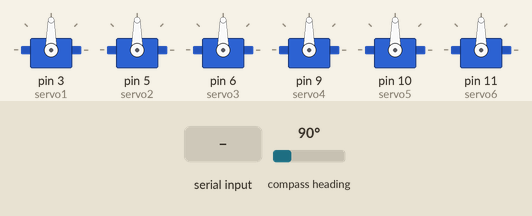
The sketch below on a simulated Arduino Uno, built with avr-gcc and run on an emulated ATmega328P. Parts: 6 × servo. Inputs (shaded band) come from the test bench; at power-on: compass heading 90°.

Above: at 1.2 s.
1.3 s: "90,45\n" received over Serial
At 2.1 s:
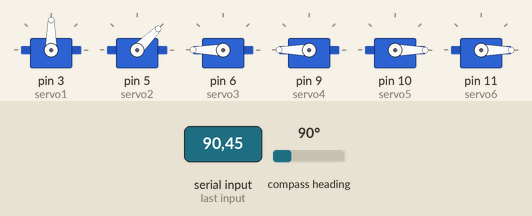
2.8 s: "30,150\n" received over Serial
At 3.2 s:
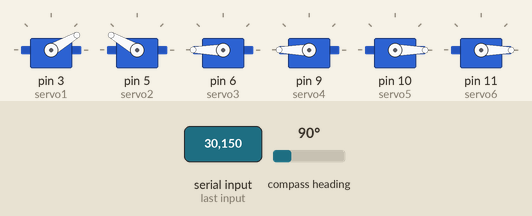
4.3 s: "5\n" received over Serial
At 5.4 s:
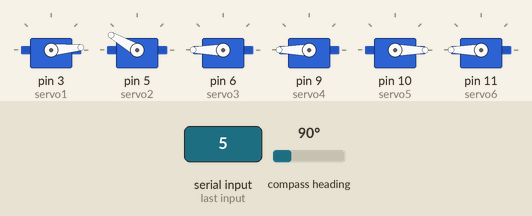
5.8 s: "90\n" received over Serial
At 6.6 s:
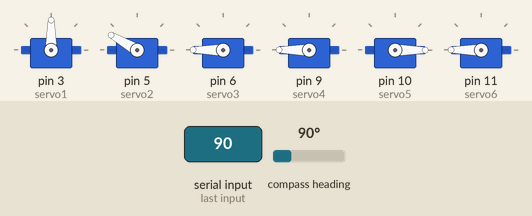
7.3 s: "200\n" received over Serial
At 7.8 s:
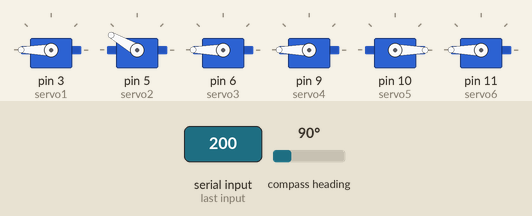
8.8 s: "90,45,200,10,150,30\n" received over Serial
At 9.5 s:
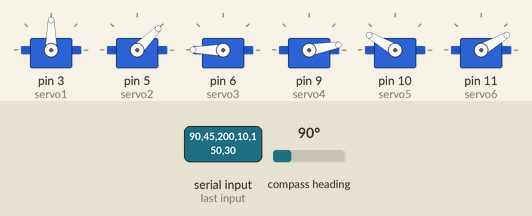
Timing chart, 0 to 11.3 s (numbered marks = the images above; inputs shaded):
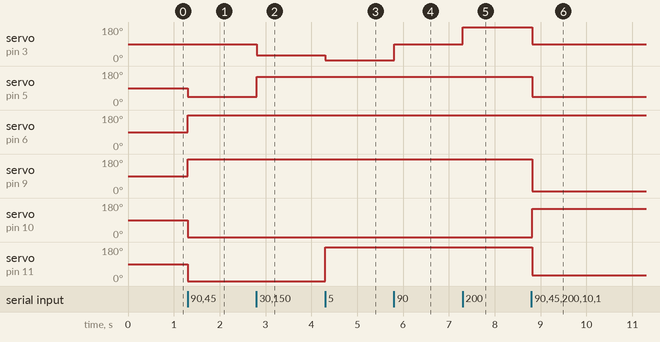

The sketch:

arduino.ino
```cpp
#include <Servo.h>
#include <QMC5883LCompass.h>

QMC5883LCompass compass;

Servo servo1, servo2, servo3, servo4, servo5, servo6;
String input = "";

void setup() {
  Serial.begin(9600);
  servo1.attach(3);   //
  servo2.attach(5);  // dourado
  servo3.attach(6);  // verde
  servo4.attach(9);//laranja com corretivo
  servo5.attach(10);//roxo
  servo6.attach(11);//amarelo

  compass.init();

  //servo4.attach(3, 500, 2500);
  //servo4.writeMicroseconds(1500);  // posição neutra (~90°)
  //servo4.writeMicroseconds(500);   // 0°
  //servo4.writeMicroseconds(2500);  // 180°
  //servo4.write(0);
  //delay(500);
  //servo4.write(180);
  //delay(500);
  //servo4.write(90);
}

void loop() {
  if (Serial.available()) {
    compass.read();

    int x = compass.getX();
    int y = compass.getY();
    int z = compass.getZ();
    int heading = compass.getAzimuth();

    input = Serial.readStringUntil('\n');
    int s1, s2, s3, s4, s5, s6;
    sscanf(input.c_str(), "%d,%d,%d,%d,%d,%d", &s1, &s2, &s3, &s4, &s5, &s6);
    // if(z < 17 && z > -17){
    //   s1=70;
    // }
    servo1.write(s1);
    servo2.write(s2);
    servo3.write(s3);
    servo4.write(s4);
    servo5.write(s5);
    servo6.write(s6);
  }
}
```

Measured:
- after the input at 1.3 s, servo on pin 5 (servo2): 90° → 45° at once; servo on pin 6 (servo3), servo on pin 9 (servo4): 90° → 180° at once; servo on pin 10 (servo5), servo on pin 11 (servo6): 90° → 0° at once
- after the input at 2.8 s, servo on pin 3 (servo1): 90° → 30° at once; servo on pin 5 (servo2): 45° → 150° at once
- after the input at 4.3 s, servo on pin 3 (servo1): 30° → 5° at once; servo on pin 11 (servo6): 0° → 180° at once
- after the input at 5.8 s, servo on pin 3 (servo1): 5° → 90° at once
- after the input at 7.3 s, servo on pin 3 (servo1): 90° → 180° at once
- after the input at 8.8 s, servo on pin 3 (servo1): 180° → 90° at once; servo on pin 5 (servo2): 150° → 45° at once; servo on pin 9 (servo4): 180° → 10° at once; servo on pin 10 (servo5): 0° → 150° at once; servo on pin 11 (servo6): 180° → 30° at once
